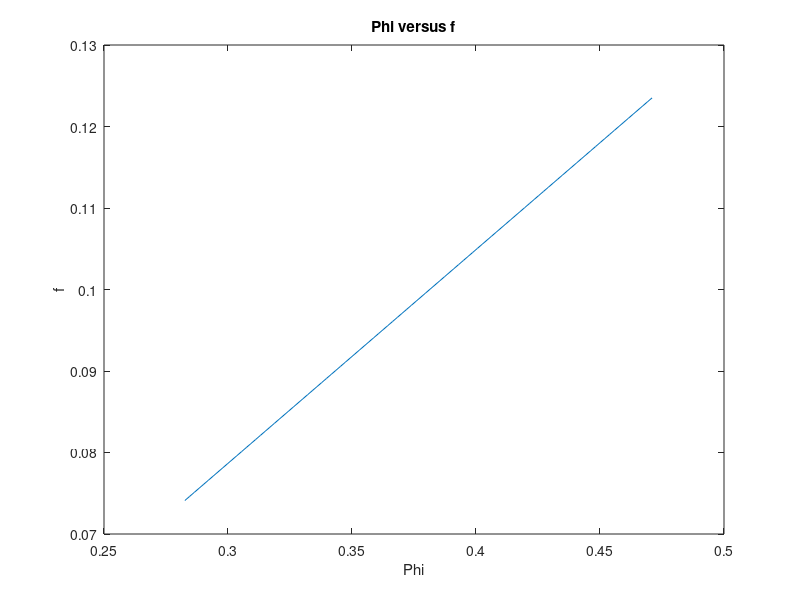

Write the MATLAB code that produced this figure.
clc,clear

Temp=linspace(1200,1800,100);

x=.000314.*(Temp-300);

f=.262238*x;

plot(x,f)
xlabel('Phi')
ylabel('f')
title('Phi versus f')